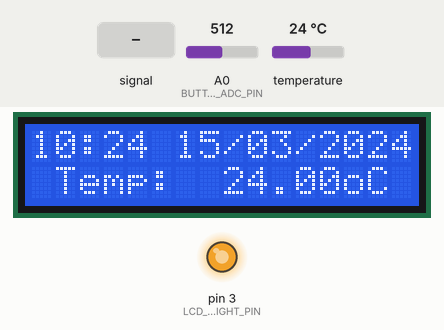
Recording of a sketch running on a simulated Arduino Pro Mini, built with avr-gcc and run on an emulated ATmega328P. Parts: 16×2 character LCD, output pins drawn as LEDs (lit = HIGH). Inputs (shaded band) come from the test bench; at power-on: A0 (BUTTON_ADC_PIN) = 512, temperature 24 °C. The local clock reads 2024-03-15 10:24:30 at power-on unless the sketch sets it; what the sketch prints to the serial monitor is not drawn.

Above: at 1.3 s.
1.4 s: A0 (BUTTON_ADC_PIN) fed a 200 Hz sine of ±460 counts around its level
4.4 s: A0 (BUTTON_ADC_PIN) fed a 2 Hz sine of ±306 counts around its level
At 5.93 s:
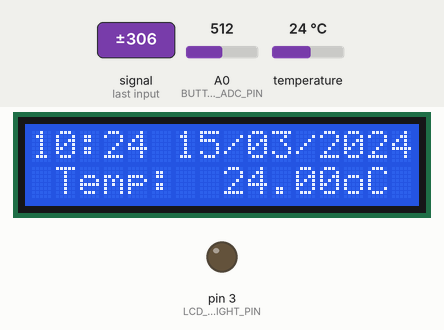
7.2 s: A0 (BUTTON_ADC_PIN) set to 0
Timing chart, 0 to 10.2 s (numbered marks = the images above; inputs shaded):
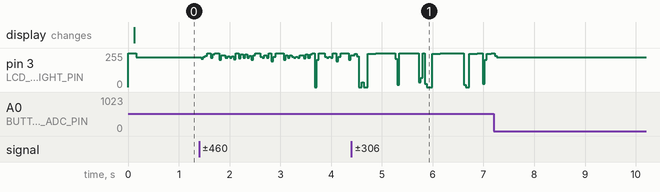

The sketch:

StalkerLcdDisplay.ino
```cpp
#include <Arduino.h>

/*
  To compile Set Tools/Board in the Arduino IDE to
  Board: "Arduino Pro or Pro Mini"
  Processor: ATmega328 (3.3V 8MHz)"
*/


#include "config.h"


/*--------------------------------------------------------------------------------------
 setup()
 Called by the Arduino framework once, before the main loop begins
 --------------------------------------------------------------------------------------*/
void setup() {
#if DEBUG_LEVEL > 0
  Serial.begin(BAUD_RATE);
#endif

  lcdinit();

  if (rtcinit()) {
    updateDisplay();
  } else {
    rtcError();
    while(1) {}
  }
}
/*--------------------------------------------------------------------------------------
 end setup()
 --------------------------------------------------------------------------------------*/

/*--------------------------------------------------------------------------------------
 loop()
 Arduino main loop
 --------------------------------------------------------------------------------------*/
void loop()
{
  unsigned long currentMillis = millis();

  //get the latest button pressed, also the buttonJustPressed, buttonJustReleased flags
  byte button = ReadButtons();

  switch( button )
  {
    case BUTTON_NONE:
    {
       break;
    }
    case BUTTON_RIGHT:
    {
      LCD_BACKLIGHT_ON();
      break;
    }
    case BUTTON_UP:
    {
      LCD_BACKLIGHT_ON();
      break;
    }
    case BUTTON_DOWN:
    {
      LCD_BACKLIGHT_ON();
      break;
    }
    case BUTTON_LEFT:
    {
      LCD_BACKLIGHT_ON();
      break;
    }
    case BUTTON_SELECT:
    {
      LCD_BACKLIGHT_ON();
      break;
    }
    default:
    {
      break;
    }
  }

  if (backlightOn && (currentMillis - backlightOnMillis >= BACKLIGHT_DURATION)) {
    LCD_BACKLIGHT_OFF();
  }

  if (currentMillis - previousMillis >= UPDATE_INTERVAL) {
    previousMillis = currentMillis;
    if (!Rtc.IsDateTimeValid()) {
      // Common Cuases:
      //    1) the battery on the device is low or even missing and the power line was disconnected
      rtcError();
    } else {
      updateDisplay();
    }
  }
}
/*--------------------------------------------------------------------------------------
 end loop()
 --------------------------------------------------------------------------------------*/
```

debug.h
```cpp
/*
   Debug.h -- Utility macros for debug logging

   NOTE: Requires Serial.begin() to have been called previously or the messages
         will be lost.

   If DEBUG_LEVEL is 0 or undefined no logging occurs.

   Higher DEBUG_LEVEL values should cause more detail to be displayed.

 */
#ifndef __DEBUG_H__
#define __DEBUG_H__


#ifndef DEBUG_LEVEL
#define DEBUG_LEVEL 0
#endif


#if DEBUG_LEVEL == 0

#define DEBUG_LOG(level, message)

#else

// TODO: Store strings in PROGMEM?
// TODO: Modify so lower level messages/conditionals aren't compiled at all?

#define DEBUG_LOG(level, message) \
  if (DEBUG_LEVEL >= level) {\
    Serial.print(F("DEBUG: "));\
    Serial.println(message);\
  };

#endif

#endif
```

config.h
```cpp
#ifndef STALKERLCDDISPLAY_CONFIG_H_
#define STALKERLCDDISPLAY_CONFIG_H_


#include "debug.h"


#if DEBUG_LEVEL > 0
const unsigned long BAUD_RATE          = 9600UL;
#endif

const unsigned long UPDATE_INTERVAL    = 1UL * 60UL * 1000UL;   // 1 minute = 1 * 60 * 1000 milliseconds

unsigned long previousMillis           = 0UL;

const unsigned long BACKLIGHT_DURATION = 10UL * 1000UL;  // 10 seconds = 10 * 1000 milliseconds

unsigned long backlightOnMillis        = 0UL;


#include "stalkerConfig.h"

#include "freetronicsLcdConfig.h"


#endif  /* STALKERLCDDISPLAY_CONFIG_H_ */
```

freetronicsLcdConfig.h
```cpp
#ifndef STALKERLCDDISPLAY_FREETRONICSLCDCONFIG_H_
#define STALKERLCDDISPLAY_FREETRONICSLCDCONFIG_H_

/*
  Freetronics LCD & Keypad Shield:

    http://www.freetronics.com/products/lcd-keypad-shield

  Pins used by LCD & Keypad Shield:

    A0: Buttons, analog input from voltage ladder
    D4: LCD bit 4
    D5: LCD bit 5
    D6: LCD bit 6
    D7: LCD bit 7
    D8: LCD RS
    D9: LCD E
    D3: LCD Backlight (high = on, also has pullup high so default is on)

  ADC voltages for the 5 buttons on analog input pin A0:

    RIGHT:  0.00V :   0 @ 8bit ;   0 @ 10 bit
    UP:     0.71V :  36 @ 8bit ; 145 @ 10 bit
    DOWN:   1.61V :  82 @ 8bit ; 329 @ 10 bit
    LEFT:   2.47V : 126 @ 8bit ; 505 @ 10 bit
    SELECT: 3.62V : 185 @ 8bit ; 741 @ 10 bit

  */


#include <Wire.h>
#include <LiquidCrystal.h>


byte backlightOn = false;

/*--------------------------------------------------------------------------------------
  Defines
--------------------------------------------------------------------------------------*/
// Pins in use
#define BUTTON_ADC_PIN           A0  // A0 is the button ADC input
#define LCD_BACKLIGHT_PIN         3  // D3 controls LCD backlight

// ADC readings expected for the 5 buttons on the ADC input
#define RIGHT_10BIT_ADC           0  // right
#define UP_10BIT_ADC            145  // up
#define DOWN_10BIT_ADC          329  // down
#define LEFT_10BIT_ADC          505  // left
#define SELECT_10BIT_ADC        741  // right
#define BUTTONHYSTERESIS         10  // hysteresis for valid button sensing window

//return values for ReadButtons()
#define BUTTON_NONE               0  //
#define BUTTON_RIGHT              1  //
#define BUTTON_UP                 2  //
#define BUTTON_DOWN               3  //
#define BUTTON_LEFT               4  //
#define BUTTON_SELECT             5  //

//some example macros with friendly labels for LCD backlight/pin control, tested and can be swapped into the example code as you like
#define LCD_BACKLIGHT_OFF()     { digitalWrite( LCD_BACKLIGHT_PIN, LOW ); backlightOn = 0; }
#define LCD_BACKLIGHT_ON()      { digitalWrite( LCD_BACKLIGHT_PIN, HIGH ); backlightOn = 1; backlightOnMillis = millis(); }
#define LCD_BACKLIGHT(state)    { if( state ){digitalWrite( LCD_BACKLIGHT_PIN, HIGH );}else{digitalWrite( LCD_BACKLIGHT_PIN, LOW );} }

/*--------------------------------------------------------------------------------------
  Variables
--------------------------------------------------------------------------------------*/
byte buttonJustPressed  = false;         //this will be true after a ReadButtons() call if triggered
byte buttonJustReleased = false;         //this will be true after a ReadButtons() call if triggered
byte buttonWas          = BUTTON_NONE;   //used by ReadButtons() for detection of button events


// initialize the lcd library with the numbers of the interface pins
//LiquidCrystal lcd(8, 9, 4, 5, 6, 7, BACKLIGHTPIN);
LiquidCrystal lcd( 8, 9, 4, 5, 6, 7 );  //Pins for the Freetronics 16x2 LCD shield. LCD: ( RS, E, LCD-D4, LCD-D5, LCD-D6, LCD-D7 )


void lcdinit() {
  //button adc input
  pinMode( BUTTON_ADC_PIN, INPUT );         //ensure A0 is an input
  digitalWrite( BUTTON_ADC_PIN, LOW );      //ensure pullup is off on A0
  //lcd backlight control
  pinMode( LCD_BACKLIGHT_PIN, OUTPUT );     //D3 is an output
  LCD_BACKLIGHT_ON();
  // set up the LCD's number of columns and rows:
  lcd.begin(16, 2);
}

/*--------------------------------------------------------------------------------------
  ReadButtons()
  Detect the button pressed and return the value
  Uses global values buttonWas, buttonJustPressed, buttonJustReleased.
--------------------------------------------------------------------------------------*/
byte ReadButtons()
{
   byte button = BUTTON_NONE;   // return no button pressed if the below checks don't write to btn

   //read the button ADC pin voltage
   unsigned int buttonVoltage = analogRead( BUTTON_ADC_PIN );
   //sense if the voltage falls within valid voltage windows
   if( buttonVoltage < ( RIGHT_10BIT_ADC + BUTTONHYSTERESIS ) ) {
      button = BUTTON_RIGHT;
   } else if(   buttonVoltage >= ( UP_10BIT_ADC - BUTTONHYSTERESIS )
           && buttonVoltage <= ( UP_10BIT_ADC + BUTTONHYSTERESIS ) ) {
      button = BUTTON_UP;
   } else if(   buttonVoltage >= ( DOWN_10BIT_ADC - BUTTONHYSTERESIS )
           && buttonVoltage <= ( DOWN_10BIT_ADC + BUTTONHYSTERESIS ) ) {
      button = BUTTON_DOWN;
   } else if(   buttonVoltage >= ( LEFT_10BIT_ADC - BUTTONHYSTERESIS )
           && buttonVoltage <= ( LEFT_10BIT_ADC + BUTTONHYSTERESIS ) ) {
      button = BUTTON_LEFT;
   } else if(   buttonVoltage >= ( SELECT_10BIT_ADC - BUTTONHYSTERESIS )
           && buttonVoltage <= ( SELECT_10BIT_ADC + BUTTONHYSTERESIS ) ) {
      button = BUTTON_SELECT;
   }
   //handle button flags for just pressed and just released events
   if( (buttonWas == BUTTON_NONE ) && ( button != BUTTON_NONE ) ) {
      //the button was just pressed, set buttonJustPressed, this can optionally be used to trigger a once-off action for a button press event
      //it's the duty of the receiver to clear these flags if it wants to detect a new button change event
      buttonJustPressed  = true;
      buttonJustReleased = false;
   }
   if( ( buttonWas != BUTTON_NONE ) && ( button == BUTTON_NONE ) ) {
      buttonJustPressed  = false;
      buttonJustReleased = true;
   }

   //save the latest button value, for change event detection next time round
   buttonWas = button;

   return( button );
}

void lcdPrintDateTime(const RtcDateTime& dt) {
  char datestring[16+1];
  snprintf_P(datestring,
            countof(datestring),
            PSTR("%02u:%02u %02u/%02u/%04u"),
            dt.Hour(),
            dt.Minute(),
            dt.Day(),
            dt.Month(),
            dt.Year()
            );
  lcd.print(datestring);
}

void updateDisplay() {
  lcd.home();
  lcdPrintDateTime(Rtc.GetDateTime());
  lcd.setCursor(0, 1);  // move cursor to second row
  lcd.print(" Temp:  ");
  lcd.print(Rtc.GetTemperature().AsFloat());
  lcd.print("oC");
}

void rtcError() {
  lcd.home();
  lcd.print("   RTC ERROR   ");
}


#endif  /* STALKERLCDDISPLAY_FREETRONICSLCDCONFIG_H_ */
```

stalkerConfig.h
```cpp
#ifndef STALKERLCDDISPLAY_STALKERCONFIG_H_
#define STALKERLCDDISPLAY_STALKERCONFIG_H_


#include <Wire.h> // must be included here so that Arduino library object file references work
#include <RtcDS3231.h>


// Stalker v2.1 pin definitions

const int  BAT_READ   = A7; // Allows the battery voltage to be read via Analog Pin 7
const int  CH_READ    = 6;  // Digital Pin 6 remains low (logic 0) while the battery is being charged
const int  OK_READ    = 7;  // Digital Pin 7 goes low (logic 0) after the battery has been charged
const int  STATUS_LED = 8;
const int  RF_CTS     = 9;
const int  RF_RTS     = A0;

// (the following three are predefined)
// #define MOSI        11
// #define MISO        12
// #define SCK         13


// initialisation of sensor objects
RtcDS3231<TwoWire> Rtc(Wire); //Create the DS3231 object


void rfpins_init() {
  // configure CTS and RTS pins as inputs
  pinMode(RF_CTS, INPUT);
  pinMode(RF_RTS, INPUT);
}

#define countof(a) (sizeof(a) / sizeof(a[0]))

#if DEBUG_LEVEL > 0
void printDateTime(const RtcDateTime& dt) {
  char datestring[20];
  snprintf_P(datestring,
            countof(datestring),
            PSTR("%02u/%02u/%04u %02u:%02u:%02u"),
            dt.Day(),
            dt.Month(),
            dt.Year(),
            dt.Hour(),
            dt.Minute(),
            dt.Second() );
  DEBUG_LOG(1, datestring);
}
#endif

byte rtcinit() {
  Rtc.Begin();

  // never assume the Rtc was last configured by you, so
  // just clear them to your needed state
  Rtc.Enable32kHzPin(false);
  Rtc.SetSquareWavePin(DS3231SquareWavePin_ModeNone);

  RtcDateTime compiled = RtcDateTime(__DATE__, __TIME__);

  DEBUG_LOG(1, "Comilation date:");
  printDateTime(compiled);

  if (!Rtc.IsDateTimeValid()) {
    // Common Cuases:
    //    1) first time you ran and the device wasn't running yet
    //    2) the battery on the device is low or even missing
    DEBUG_LOG(1, "RTC lost confidence in the DateTime!");
    // following line sets the RTC to the date & time this sketch was compiled
    // it will also reset the valid flag internally unless the Rtc device is
    // having an issue
    Rtc.SetDateTime(compiled);
  }

  if (!Rtc.GetIsRunning()) {
    DEBUG_LOG(1, "RTC was not actively running, starting now");
    Rtc.SetIsRunning(true);
  }

  RtcDateTime now = Rtc.GetDateTime();

  if (now < compiled) {
    DEBUG_LOG(1, "RTC is older than compile time!  (Updating DateTime)");
    Rtc.SetDateTime(compiled);
    return 0;
  }
  else if (now > compiled) {
    DEBUG_LOG(1, "RTC is newer than compile time. (this is expected)");
    return 1;
  }
  else if (now == compiled) {
    DEBUG_LOG(1, "RTC is the same as compile time! (not expected but all is fine)");
    return 0;
  }
  return 0;
}


#endif  /* STALKERLCDDISPLAY_STALKERCONFIG_H_ */
```
